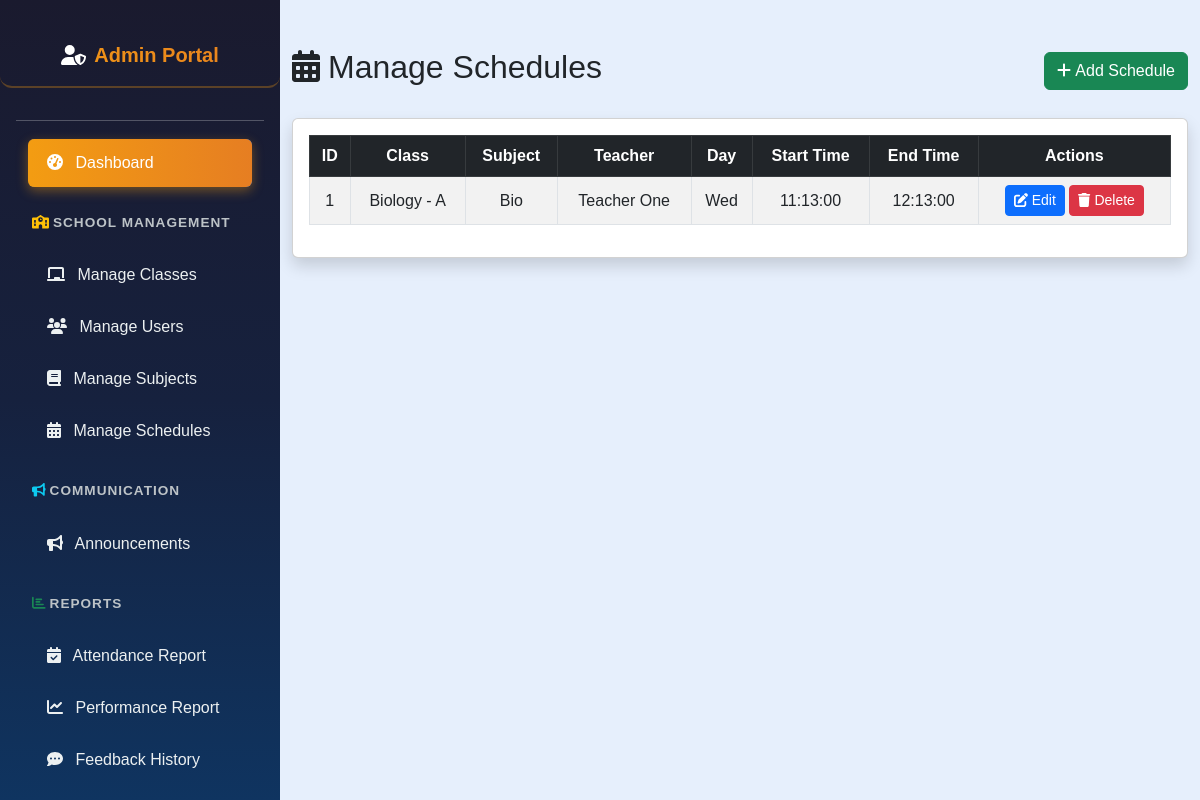
The app's page /admin/manage_schedules.php (signed in) with its own data.
### tables this page shows
CREATE TABLE `timetables` (
  `timetable_id` int(11) NOT NULL,
  `class_id` int(11) NOT NULL,
  `subject_id` int(11) NOT NULL,
  `teacher_id` int(11) NOT NULL,
  `day_of_week` enum('Mon','Tue','Wed','Thu','Fri','Sat') NOT NULL,
  `start_time` time NOT NULL,
  `end_time` time NOT NULL,
  `created_at` datetime DEFAULT current_timestamp()
);

CREATE TABLE `classes` (
  `class_id` int(11) NOT NULL,
  `class_name` varchar(50) NOT NULL,
  `section` varchar(10) NOT NULL,
  `created_at` datetime DEFAULT current_timestamp()
);

CREATE TABLE `subjects` (
  `subject_id` int(11) NOT NULL,
  `subject_name` varchar(100) NOT NULL,
  `class_id` int(11) NOT NULL,
  `created_at` datetime DEFAULT current_timestamp()
);

### admin/manage_schedules.php (the view, shortened to what this page needs)
<?php
include('config.php');
$sql = "SELECT t.timetable_id, c.class_name, c.section, s.subject_name,
               CONCAT(u.first_name, ' ', u.last_name) AS teacher_name,
               t.day_of_week, t.start_time, t.end_time
        FROM timetables t
        JOIN classes c ON t.class_id = c.class_id
        JOIN subjects s ON t.subject_id = s.subject_id
        JOIN users u ON t.teacher_id = u.user_id
        ORDER BY c.class_name, t.day_of_week, t.start_time";
$result = $conn->query($sql);
?>
<!DOCTYPE html>
<html lang="en">
<head>
    <link href="https://cdn.jsdelivr.net/npm/bootstrap@5.3.0/dist/css/bootstrap.min.css" rel="stylesheet" />
</head>
<body style="margin-left:280px; background-color:#e6effc;">
    <?php include('admin_sidebar.php'); ?>
    <div class="container mt-5">
        <div class="d-flex justify-content-between align-items-center mb-4">
            <h2><i class="fas fa-calendar-alt me-2"></i>Manage Schedules</h2>
            <a href="add_schedule.php" class="btn btn-success"><i class="fas fa-plus me-1"></i>Add Schedule</a>
        </div>
        <div class="card shadow">
            <div class="card-body table-responsive">
                <table class="table table-bordered table-striped text-center align-middle">
                    <thead class="table-dark">
                        <tr>
                            <th>ID</th>
                            <th>Class</th>
                            <th>Subject</th>
                            <th>Teacher</th>
                            <th>Day</th>
                            <th>Start Time</th>
                            <th>End Time</th>
                            <th>Actions</th>
                        </tr>
                    </thead>
                    <tbody>
                        <?php if ($result->num_rows > 0): ?>
                            <?php while ($row = $result->fetch_assoc()): ?>
                                <tr>
                                    <td><?= $row['timetable_id'] ?></td>
                                    <td><?= htmlspecialchars($row['class_name'] . ' - ' . $row['section']) ?></td>
                                    <td><?= htmlspecialchars($row['subject_name']) ?></td>
                                    <td><?= htmlspecialchars($row['teacher_name']) ?></td>
                                    <td><?= htmlspecialchars($row['day_of_week']) ?></td>
                                    <td><?= htmlspecialchars($row['start_time']) ?></td>
                                    <td><?= htmlspecialchars($row['end_time']) ?></td>
                                    <td>
                                        <a href="edit_schedule.php?id=<?= $row['timetable_id'] ?>" class="btn btn-primary btn-sm"><i class="fas fa-edit"></i> Edit</a>
                                        <a href="?delete_id=<?= $row['timetable_id'] ?>" class="btn btn-danger btn-sm" onclick="return confirm('Are you sure to delete this schedule?')"><i class="fas fa-trash"></i> Delete</a>
                                    </td>
                                </tr>
                            <?php endwhile; ?>
                        <?php else: ?>
                            <tr>
                                <td colspan="8" class="text-center">No schedules found</td>
                            </tr>
                        <?php endif; ?>
                    </tbody>
                </table>
            </div>
        </div>
    </div>
</body>
</html>

### admin/admin_sidebar.php (style rules this page uses)
body { font-family: Arial, sans-serif; background-color: #e6effc; margin-left: 280px; overflow-x: hidden; }

### records on screen
timetables: timetable_id "1", class.section "Biology - A", subject.subject_name "Bio", teacher_name "Teacher One", day_of_week "Wed", start_time "11:13:00", end_time "12:13:00"
